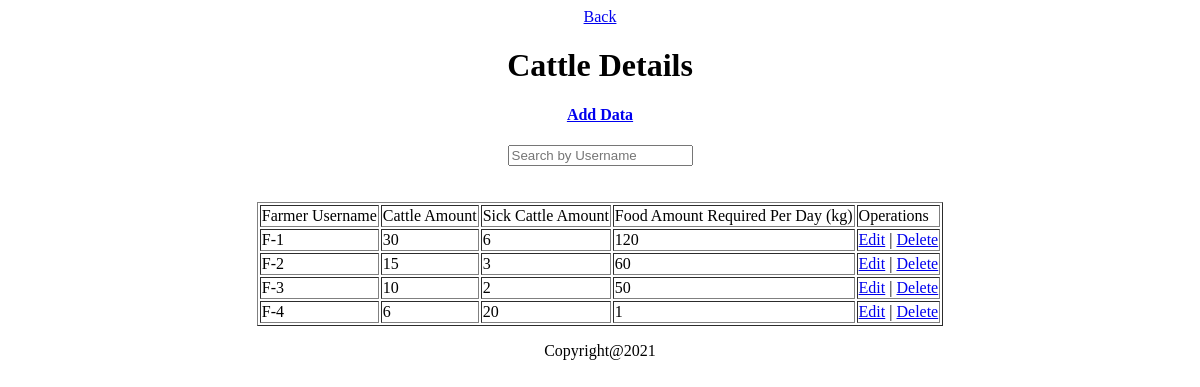
/view/cattleDetails.php (signed in), run on the app's committed database.
### tables this page shows
CREATE TABLE `cattledetails` (
  `fUsername` varchar(10) NOT NULL,
  `cAmount` int(10) NOT NULL,
  `scAmount` int(10) NOT NULL,
  `fReq` int(10) NOT NULL
);

### model/cattleDetailsModel.php (called while the page is built, shortened)
<?php
	function getAllCattleDetails(){
		$conn = getConnection();
		$sql = "select * from cattledetails";
		$result = mysqli_query($conn, $sql);
		$users = [];
		while ($row = mysqli_fetch_assoc($result)) {
			array_push($users, $row);
		}
		return $users;
	}
?>

### view/cattleDetails.php (the view, shortened to what this page needs)
<?php
	include('header.php');
	require_once('../model/cattleDetailsModel.php');
	$cattleDetails = getAllCattleDetails();
?>
<center>
	<link rel="stylesheet" href="style.css">
	<a href="mHome.php">Back</a>
	<br>
	<marquee><h1>Cattle Details</h1></marquee>
	<h4><a href='addCattleDetails.php'>Add Data</a> </h4>
	<form>
		<input type="text" name="search" id="search" value="" placeholder="Search by Username" onkeyup="ajax()">
	</form>
	<div id='result'></div><br><br>
	<table border = 1>
	<tr>
		<td>Farmer Username</td>
		<td>Cattle Amount</td>
		<td>Sick Cattle Amount</td>
		<td>Food Amount Required Per Day (kg)</td>
		<td>Operations</td>
	</tr>
	<?php for($i = 0; $i < count($cattleDetails); $i++){ ?>
		<tr>
			<td><?=$cattleDetails[$i]['fUsername']?></td>
			<td><?=$cattleDetails[$i]['cAmount']?></td>
			<td><?=$cattleDetails[$i]['scAmount']?></td>
			<td><?=$cattleDetails[$i]['fReq']?></td>
			<td> <a href="editCattleDetails.php?fUsername=<?=$cattleDetails[$i]['fUsername']?>"> Edit</a> |
				 <a href="../controller/deleteCattleDetails.php?fUsername=<?=$cattleDetails[$i]['fUsername']?>"> Delete </a>
			</td>
		</tr>
	<?php } ?>
	</table>
	</center>
<?php include('footer.php');?>

### data on the page
cattledetails: fUsername "F-1", cAmount "30", scAmount "6", fReq "120"
cattledetails: fUsername "F-2", cAmount "15", scAmount "3", fReq "60"
cattledetails: fUsername "F-3", cAmount "10", scAmount "2", fReq "50"
cattledetails: fUsername "F-4", cAmount "6", scAmount "20", fReq "1"
